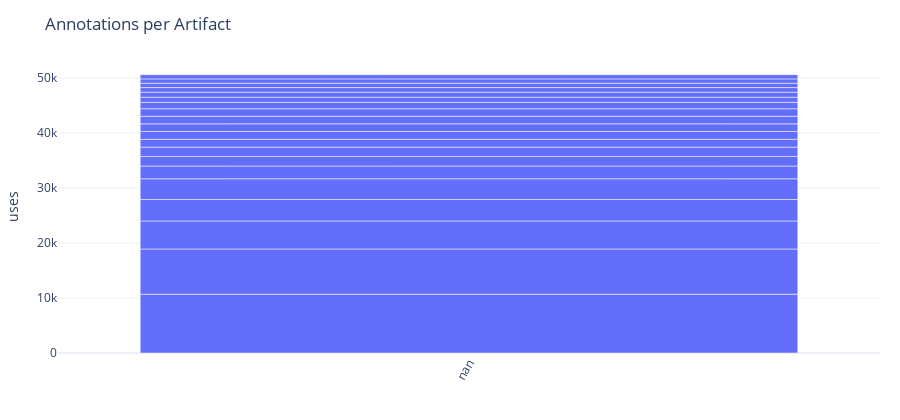

Write notebook code for a chart like this one.
### Code cell
# Annotations per artifact (with fallback aggregation)
if not df_annotations_per_artifact.empty:
    art_col = find_artifact_col(df_annotations_per_artifact)
    cnt_col = pick_first(df_annotations_per_artifact, ['count','uses','occurrences'], None)
    if not cnt_col:
        cnt_col = find_numeric_col(df_annotations_per_artifact, preferred=['count','uses','occurrences'], exclude=[art_col])

    if not cnt_col and art_col:
        tmp = df_annotations_per_artifact.copy()
        tmp[art_col] = tmp[art_col].astype(str)
        tmp = tmp[tmp[art_col].str.strip().ne('')]
        agg = tmp.groupby(art_col).size().reset_index(name='annotationUses')
        bar_smart_clean(agg, art_col, 'annotationUses', 'Annotations per Artifact', 'uses')
    else:
        bar_smart_clean(df_annotations_per_artifact, art_col or 'artifactName', cnt_col or 'count', 'Annotations per Artifact', 'uses')
else:
    print('[info] AnnotatedCodeElementsPerArtifact.csv not found or empty.')

### Figure 1 — Plotly figure (JSON) as saved in the notebook; plotly's stock layout.template omitted (floating-point values rounded to 4 significant figures)
{"data": [{"hovertemplate": "=%{x}<br>uses=%{y}<extra></extra>", "legendgroup": "", "marker": {"color": "#636efa", "pattern": {"shape": ""}}, "name": "", "orientation": "v", "showlegend": false, "textposition": "auto", "type": "bar", "x": ["nan", "nan", "nan", "nan", "nan", "nan", "nan", "nan", "nan", "nan", "nan", "nan", "nan", "nan", "nan", "nan", "nan", "nan", "nan", "nan"], "xaxis": "x", "y": [10700.0, 8214.0, 5097.0, 3903.0, 3772.0, 2313.0, 1750.0, 1689.0, 1429.0, 1428.0, 1382.0, 1375.0, 1373.0, 1162.0, 931.0, 912.0, 843.0, 795.0, 785.0, 769.0], "yaxis": "y"}], "layout": {"barmode": "relative", "height": 420, "legend": {"tracegroupgap": 0}, "margin": {"b": 40, "l": 20, "r": 20, "t": 60}, "title": {"text": "Annotations per Artifact"}, "xaxis": {"anchor": "y", "domain": [0, 1], "tickangle": -60, "title": {"text": ""}}, "yaxis": {"anchor": "x", "domain": [0, 1], "title": {"text": "uses"}}}}
